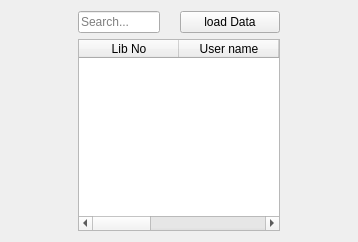
      <widget class="QWidget" name="pgHistory">
       <layout class="QHBoxLayout" name="horizontalLayout_30" stretch="1,3,1">
        <item>
         <spacer name="horizontalSpacer_7">
          <property name="orientation">
           <enum>Qt::Horizontal</enum>
          </property>
          <property name="sizeHint" stdset="0">
           <size>
            <width>40</width>
            <height>20</height>
           </size>
          </property>
         </spacer>
        </item>
        <item>
         <layout class="QVBoxLayout" name="verticalLayout_12">
          <item>
           <layout class="QHBoxLayout" name="horizontalLayout_29">
            <item>
             <widget class="QLineEdit" name="txtSearchHistory">
              <property name="placeholderText">
               <string>Search...</string>
              </property>
             </widget>
            </item>
            <item>
             <spacer name="horizontalSpacer_5">
              <property name="orientation">
               <enum>Qt::Horizontal</enum>
              </property>
              <property name="sizeHint" stdset="0">
               <size>
                <width>40</width>
                <height>20</height>
               </size>
              </property>
             </spacer>
            </item>
            <item>
             <widget class="QPushButton" name="btnLoadHistory">
              <property name="minimumSize">
               <size>
                <width>100</width>
                <height>0</height>
               </size>
              </property>
              <property name="text">
               <string>load Data</string>
              </property>
             </widget>
            </item>
           </layout>
          </item>
          <item>
           <widget class="QTableWidget" name="tblHistory">
            <column>
             <property name="text">
              <string>Lib No</string>
             </property>
            </column>
            <column>
             <property name="text">
              <string>User name</string>
             </property>
            </column>
            <column>
             <property name="text">
              <string>Book Id</string>
             </property>
            </column>
            <column>
             <property name="text">
              <string>Book Name</string>
             </property>
            </column>
            <column>
             <property name="text">
              <string>Date borrowed</string>
             </property>
            </column>
            <column>
             <property name="text">
              <string>Date returned</string>
             </property>
            </column>
           </widget>
          </item>
         </layout>
        </item>
        <item>
         <spacer name="horizontalSpacer_6">
          <property name="orientation">
           <enum>Qt::Horizontal</enum>
          </property>
          <property name="sizeHint" stdset="0">
           <size>
            <width>40</width>
            <height>20</height>
           </size>
          </property>
         </spacer>
        </item>
       </layout>
      </widget>
